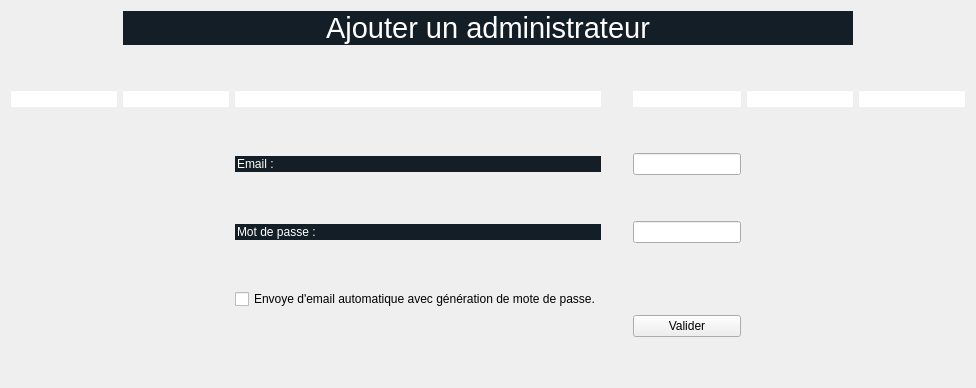
        <widget class="QWidget" name="addAdmin">
         <layout class="QGridLayout" name="gridLayout_34">
          <item row="3" column="2">
           <widget class="QLineEdit" name="lineEdit_65">
            <property name="enabled">
             <bool>false</bool>
            </property>
            <property name="styleSheet">
             <string notr="true">border:none;</string>
            </property>
           </widget>
          </item>
          <item row="3" column="5">
           <widget class="QLineEdit" name="lineEdit_105">
            <property name="enabled">
             <bool>false</bool>
            </property>
            <property name="styleSheet">
             <string notr="true">border:none;</string>
            </property>
           </widget>
          </item>
          <item row="3" column="1">
           <widget class="QLineEdit" name="lineEdit_102">
            <property name="enabled">
             <bool>false</bool>
            </property>
            <property name="styleSheet">
             <string notr="true">border:none;</string>
            </property>
           </widget>
          </item>
          <item row="3" column="6">
           <widget class="QLineEdit" name="lineEdit_104">
            <property name="enabled">
             <bool>false</bool>
            </property>
            <property name="styleSheet">
             <string notr="true">border:none;</string>
            </property>
           </widget>
          </item>
          <item row="5" column="4">
           <widget class="QLineEdit" name="email_3"/>
          </item>
          <item row="3" column="0">
           <widget class="QLineEdit" name="lineEdit_106">
            <property name="enabled">
             <bool>false</bool>
            </property>
            <property name="styleSheet">
             <string notr="true">border:none;</string>
            </property>
           </widget>
          </item>
          <item row="3" column="4">
           <widget class="QLineEdit" name="lineEdit_103">
            <property name="enabled">
             <bool>false</bool>
            </property>
            <property name="styleSheet">
             <string notr="true">border:none;</string>
            </property>
           </widget>
          </item>
          <item row="12" column="3">
           <spacer name="verticalSpacer_35">
            <property name="orientation">
             <enum>Qt::Vertical</enum>
            </property>
            <property name="sizeType">
             <enum>QSizePolicy::Expanding</enum>
            </property>
            <property name="sizeHint" stdset="0">
             <size>
              <width>20</width>
              <height>40</height>
             </size>
            </property>
           </spacer>
          </item>
          <item row="2" column="3">
           <spacer name="verticalSpacer_25">
            <property name="orientation">
             <enum>Qt::Vertical</enum>
            </property>
            <property name="sizeType">
             <enum>QSizePolicy::Minimum</enum>
            </property>
            <property name="sizeHint" stdset="0">
             <size>
              <width>20</width>
              <height>40</height>
             </size>
            </property>
           </spacer>
          </item>
          <item row="6" column="2">
           <spacer name="verticalSpacer_37">
            <property name="orientation">
             <enum>Qt::Vertical</enum>
            </property>
            <property name="sizeType">
             <enum>QSizePolicy::Minimum</enum>
            </property>
            <property name="sizeHint" stdset="0">
             <size>
              <width>20</width>
              <height>40</height>
             </size>
            </property>
           </spacer>
          </item>
          <item row="4" column="2">
           <spacer name="verticalSpacer_36">
            <property name="orientation">
             <enum>Qt::Vertical</enum>
            </property>
            <property name="sizeType">
             <enum>QSizePolicy::Minimum</enum>
            </property>
            <property name="sizeHint" stdset="0">
             <size>
              <width>20</width>
              <height>40</height>
             </size>
            </property>
           </spacer>
          </item>
          <item row="5" column="2">
           <widget class="QLineEdit" name="lineEdit_107">
            <property name="enabled">
             <bool>false</bool>
            </property>
            <property name="styleSheet">
             <string notr="true">background-color:rgb(20,30,38);
color:white;
font: 8pt &quot;Century Gothic&quot;;
border:none;</string>
            </property>
            <property name="text">
             <string>Email : </string>
            </property>
           </widget>
          </item>
          <item row="7" column="2">
           <widget class="QLineEdit" name="lineEdit_108">
            <property name="enabled">
             <bool>false</bool>
            </property>
            <property name="styleSheet">
             <string notr="true">background-color:rgb(20,30,38);
color:white;
font: 8pt &quot;Century Gothic&quot;;
border:none;</string>
            </property>
            <property name="text">
             <string>Mot de passe : </string>
            </property>
           </widget>
          </item>
          <item row="8" column="2">
           <spacer name="verticalSpacer_38">
            <property name="orientation">
             <enum>Qt::Vertical</enum>
            </property>
            <property name="sizeType">
             <enum>QSizePolicy::Minimum</enum>
            </property>
            <property name="sizeHint" stdset="0">
             <size>
              <width>20</width>
              <height>40</height>
             </size>
            </property>
           </spacer>
          </item>
          <item row="7" column="4">
           <widget class="QLineEdit" name="mdp_3"/>
          </item>
          <item row="1" column="1" colspan="5">
           <widget class="QLabel" name="label_12">
            <property name="enabled">
             <bool>false</bool>
            </property>
            <property name="styleSheet">
             <string notr="true">background-color:rgb(20,30,38);
font: 8pt &quot;Century Gothic&quot;;</string>
            </property>
            <property name="text">
             <string>&lt;html&gt;&lt;head/&gt;&lt;body&gt;&lt;p align=&quot;center&quot;&gt;&lt;span style=&quot; font-size:22pt; color:#ffffff;&quot;&gt;Ajouter un administrateur&lt;/span&gt;&lt;/p&gt;&lt;/body&gt;&lt;/html&gt;</string>
            </property>
           </widget>
          </item>
          <item row="9" column="2">
           <widget class="QCheckBox" name="checkBox">
            <property name="text">
             <string>Envoye d'email automatique avec génération de mote de passe.</string>
            </property>
           </widget>
          </item>
          <item row="10" column="4">
           <widget class="QPushButton" name="valider">
            <property name="text">
             <string>Valider</string>
            </property>
           </widget>
          </item>
         </layout>
        </widget>
